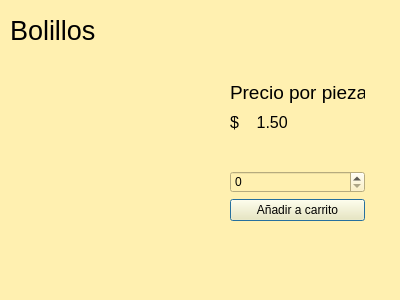
<?xml version="1.0" encoding="UTF-8"?>
<ui version="4.0">
 <class>Bolillos</class>
 <widget class="QDialog" name="Bolillos">
  <property name="geometry">
   <rect>
    <x>0</x>
    <y>0</y>
    <width>400</width>
    <height>300</height>
   </rect>
  </property>
  <property name="windowTitle">
   <string>Dialog</string>
  </property>
  <property name="styleSheet">
   <string notr="true">background-color:rgb(255, 240, 176);
border-color: rgb(0, 0, 0);
gridline-color: rgb(0, 0, 0);
border-color: rgb(0, 0, 0);</string>
  </property>
  <widget class="QLabel" name="label">
   <property name="geometry">
    <rect>
     <x>10</x>
     <y>10</y>
     <width>111</width>
     <height>41</height>
    </rect>
   </property>
   <property name="font">
    <font>
     <pointsize>20</pointsize>
    </font>
   </property>
   <property name="text">
    <string>Bolillos</string>
   </property>
  </widget>
  <widget class="QWidget" name="layoutWidget">
   <property name="geometry">
    <rect>
     <x>230</x>
     <y>80</y>
     <width>135</width>
     <height>141</height>
    </rect>
   </property>
   <layout class="QVBoxLayout" name="verticalLayout">
    <item>
     <widget class="QLabel" name="label_2">
      <property name="font">
       <font>
        <pointsize>14</pointsize>
       </font>
      </property>
      <property name="text">
       <string>Precio por pieza</string>
      </property>
     </widget>
    </item>
    <item>
     <widget class="QLabel" name="label_4">
      <property name="font">
       <font>
        <pointsize>12</pointsize>
       </font>
      </property>
      <property name="text">
       <string>$    1.50</string>
      </property>
     </widget>
    </item>
    <item>
     <widget class="QLabel" name="label_3">
      <property name="text">
       <string/>
      </property>
     </widget>
    </item>
    <item>
     <widget class="QSpinBox" name="spinBox"/>
    </item>
    <item>
     <widget class="QPushButton" name="pushButton">
      <property name="text">
       <string>Añadir a carrito</string>
      </property>
     </widget>
    </item>
   </layout>
  </widget>
  <widget class="QLabel" name="label_5">
   <property name="geometry">
    <rect>
     <x>20</x>
     <y>70</y>
     <width>181</width>
     <height>151</height>
    </rect>
   </property>
   <property name="text">
    <string/>
   </property>
   <property name="pixmap">
    <pixmap resource="pastel.qrc">:/Images/bolilo.png</pixmap>
   </property>
   <property name="scaledContents">
    <bool>true</bool>
   </property>
  </widget>
 </widget>
 <resources>
  <include location="pastel.qrc"/>
 </resources>
 <connections/>
</ui>
